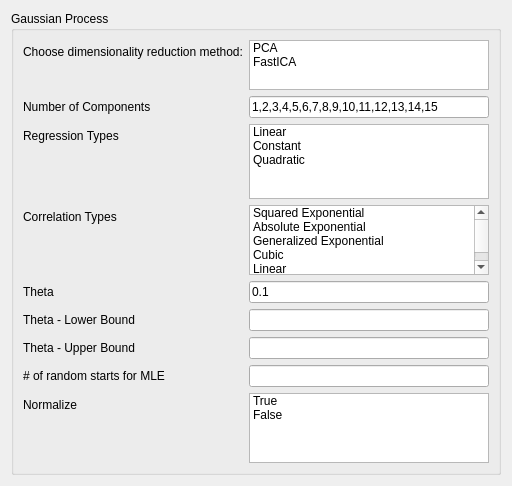
<?xml version="1.0" encoding="UTF-8"?>
<ui version="4.0">
 <class>Form</class>
 <widget class="QWidget" name="Form">
  <property name="geometry">
   <rect>
    <x>0</x>
    <y>0</y>
    <width>512</width>
    <height>428</height>
   </rect>
  </property>
  <property name="sizePolicy">
   <sizepolicy hsizetype="Ignored" vsizetype="Ignored">
    <horstretch>0</horstretch>
    <verstretch>0</verstretch>
   </sizepolicy>
  </property>
  <property name="windowTitle">
   <string>Form</string>
  </property>
  <layout class="QVBoxLayout" name="verticalLayout">
   <item>
    <widget class="QGroupBox" name="formGroupBox">
     <property name="toolTip">
      <string>&lt;html&gt;&lt;head/&gt;&lt;body&gt;&lt;p&gt;&lt;span style=&quot; font-weight:600;&quot;&gt;Gaussian Processes (GP)&lt;/span&gt; are a generic supervised learning method designed to solve &lt;span style=&quot; font-style:italic;&quot;&gt;regression&lt;/span&gt; and &lt;span style=&quot; font-style:italic;&quot;&gt;probabilistic classification&lt;/span&gt; problems.&lt;/p&gt;&lt;p&gt;The advantages of Gaussian processes are:&lt;/p&gt;&lt;ul style=&quot;margin-top: 0px; margin-bottom: 0px; margin-left: 0px; margin-right: 0px; -qt-list-indent: 1;&quot;&gt;&lt;li style=&quot; margin-top:12px; margin-bottom:0px; margin-left:65px; margin-right:40px; -qt-block-indent:0; text-indent:0px;&quot;&gt;The prediction interpolates the observations (at least for regular kernels).&lt;/li&gt;&lt;li style=&quot; margin-top:0px; margin-bottom:0px; margin-left:65px; margin-right:40px; -qt-block-indent:0; text-indent:0px;&quot;&gt;The prediction is probabilistic (Gaussian) so that one can compute empirical confidence intervals and decide based on those if one should refit (online fitting, adaptive fitting) the prediction in some region of interest.&lt;/li&gt;&lt;li style=&quot; margin-top:0px; margin-bottom:10px; margin-left:65px; margin-right:40px; -qt-block-indent:0; text-indent:0px;&quot;&gt;Versatile: different &lt;a href=&quot;http://scikit-learn.org/stable/modules/gaussian_process.html#gp-kernels&quot;&gt;&lt;span style=&quot; color:#2878a2;&quot;&gt;kernels&lt;/span&gt;&lt;/a&gt; can be specified. Common kernels are provided, but it is also possible to specify custom kernels.&lt;/li&gt;&lt;/ul&gt;&lt;p&gt;The disadvantages of Gaussian processes include:&lt;/p&gt;&lt;ul style=&quot;margin-top: 0px; margin-bottom: 0px; margin-left: 0px; margin-right: 0px; -qt-list-indent: 1;&quot;&gt;&lt;li style=&quot; margin-top:12px; margin-bottom:0px; margin-left:65px; margin-right:40px; -qt-block-indent:0; text-indent:0px;&quot;&gt;They are not sparse, i.e., they use the whole samples/features information to perform the prediction.&lt;/li&gt;&lt;li style=&quot; margin-top:0px; margin-bottom:10px; margin-left:65px; margin-right:40px; -qt-block-indent:0; text-indent:0px;&quot;&gt;They lose efficiency in high dimensional spaces – namely when the number of features exceeds a few dozens.&lt;/li&gt;&lt;/ul&gt;&lt;p&gt;&lt;a name=&quot;gaussian-process-regression-gpr&quot;/&gt;&lt;br/&gt;&lt;/p&gt;&lt;/body&gt;&lt;/html&gt;</string>
     </property>
     <property name="title">
      <string>Gaussian Process</string>
     </property>
     <layout class="QFormLayout" name="formLayout">
      <property name="fieldGrowthPolicy">
       <enum>QFormLayout::AllNonFixedFieldsGrow</enum>
      </property>
      <item row="1" column="0">
       <widget class="QLabel" name="reductionMethodLabel">
        <property name="text">
         <string>Choose dimensionality reduction method:</string>
        </property>
       </widget>
      </item>
      <item row="1" column="1">
       <widget class="QListWidget" name="DimRedList">
        <property name="sizePolicy">
         <sizepolicy hsizetype="Expanding" vsizetype="Fixed">
          <horstretch>0</horstretch>
          <verstretch>0</verstretch>
         </sizepolicy>
        </property>
        <property name="minimumSize">
         <size>
          <width>0</width>
          <height>0</height>
         </size>
        </property>
        <property name="maximumSize">
         <size>
          <width>16777215</width>
          <height>50</height>
         </size>
        </property>
        <property name="selectionMode">
         <enum>QAbstractItemView::MultiSelection</enum>
        </property>
        <item>
         <property name="text">
          <string>PCA</string>
         </property>
        </item>
        <item>
         <property name="text">
          <string>FastICA</string>
         </property>
        </item>
       </widget>
      </item>
      <item row="3" column="0">
       <widget class="QLabel" name="numOfComponenetsLabel">
        <property name="text">
         <string>Number of Components</string>
        </property>
       </widget>
      </item>
      <item row="3" column="1">
       <widget class="QLineEdit" name="numOfComponenetsLineEdit">
        <property name="text">
         <string>1,2,3,4,5,6,7,8,9,10,11,12,13,14,15</string>
        </property>
       </widget>
      </item>
      <item row="4" column="0">
       <widget class="QLabel" name="regrLabel">
        <property name="text">
         <string>Regression Types</string>
        </property>
       </widget>
      </item>
      <item row="4" column="1">
       <widget class="QListWidget" name="regression_list">
        <property name="sizePolicy">
         <sizepolicy hsizetype="Expanding" vsizetype="Fixed">
          <horstretch>0</horstretch>
          <verstretch>0</verstretch>
         </sizepolicy>
        </property>
        <property name="maximumSize">
         <size>
          <width>16777215</width>
          <height>75</height>
         </size>
        </property>
        <property name="selectionMode">
         <enum>QAbstractItemView::MultiSelection</enum>
        </property>
        <item>
         <property name="text">
          <string>Linear</string>
         </property>
        </item>
        <item>
         <property name="text">
          <string>Constant</string>
         </property>
        </item>
        <item>
         <property name="text">
          <string>Quadratic</string>
         </property>
        </item>
       </widget>
      </item>
      <item row="5" column="0">
       <widget class="QLabel" name="corrLabel">
        <property name="text">
         <string>Correlation Types</string>
        </property>
       </widget>
      </item>
      <item row="5" column="1">
       <widget class="QListWidget" name="CorrelationList">
        <property name="maximumSize">
         <size>
          <width>16777215</width>
          <height>75</height>
         </size>
        </property>
        <property name="selectionMode">
         <enum>QAbstractItemView::MultiSelection</enum>
        </property>
        <item>
         <property name="text">
          <string>Squared Exponential</string>
         </property>
        </item>
        <item>
         <property name="text">
          <string>Absolute Exponential</string>
         </property>
        </item>
        <item>
         <property name="text">
          <string>Generalized Exponential</string>
         </property>
        </item>
        <item>
         <property name="text">
          <string>Cubic</string>
         </property>
        </item>
        <item>
         <property name="text">
          <string>Linear</string>
         </property>
        </item>
       </widget>
      </item>
      <item row="6" column="0">
       <widget class="QLabel" name="theta0Label">
        <property name="text">
         <string>Theta</string>
        </property>
       </widget>
      </item>
      <item row="6" column="1">
       <widget class="QLineEdit" name="theta0LineEdit">
        <property name="text">
         <string>0.1</string>
        </property>
       </widget>
      </item>
      <item row="7" column="0">
       <widget class="QLabel" name="ThetaL_Label">
        <property name="text">
         <string>Theta - Lower Bound</string>
        </property>
       </widget>
      </item>
      <item row="7" column="1">
       <widget class="QLineEdit" name="ThetaL"/>
      </item>
      <item row="8" column="0">
       <widget class="QLabel" name="ThetaU_Label">
        <property name="text">
         <string>Theta - Upper Bound</string>
        </property>
       </widget>
      </item>
      <item row="8" column="1">
       <widget class="QLineEdit" name="ThetaU"/>
      </item>
      <item row="9" column="0">
       <widget class="QLabel" name="randomStartLabel">
        <property name="text">
         <string># of random starts for MLE</string>
        </property>
       </widget>
      </item>
      <item row="9" column="1">
       <widget class="QLineEdit" name="randomStartLineEdit"/>
      </item>
      <item row="10" column="0">
       <widget class="QLabel" name="normalize_label">
        <property name="text">
         <string>Normalize</string>
        </property>
       </widget>
      </item>
      <item row="10" column="1">
       <widget class="QListWidget" name="normalize_list">
        <property name="selectionMode">
         <enum>QAbstractItemView::MultiSelection</enum>
        </property>
        <item>
         <property name="text">
          <string>True</string>
         </property>
        </item>
        <item>
         <property name="text">
          <string>False</string>
         </property>
        </item>
       </widget>
      </item>
     </layout>
    </widget>
   </item>
  </layout>
 </widget>
 <resources/>
 <connections/>
</ui>
